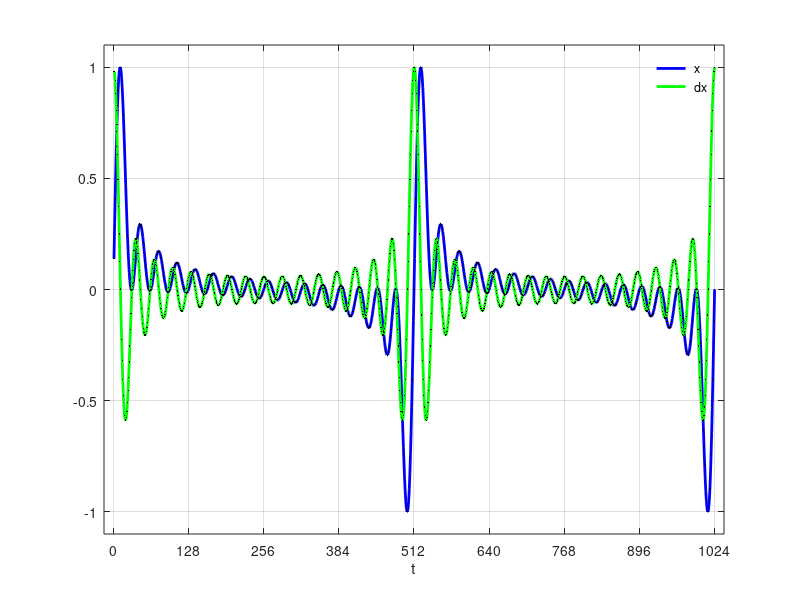

The MATLAB script that drew this image: (Note: this script raises an error after producing the figure.)
clear;
%t  = [0:1023]';
t = [1:1024]';
T = [2:2:32];
x = 0;

for i = 1:length(T)
    x = x + sin(2*pi*t/(t(end)/T(i)));
end
x = x/max(abs(x));
dx = diff(x);
dx = [dx(1);dx];
dx = dx/max(abs(dx));

figure(1);clf
    %plot(x,'marker','.','markersize',1,'markeredgecolor','k','linestyle','-','LineWidth',3);hold on;
    plot(x,'b','LineWidth',2);hold on;
    plot(dx,'g','LineWidth',2);
    %plot(x,'marker','.','markersize',1,'markeredgecolor','k','linestyle','-','LineWidth',3);hold on;
    legend(' x',' dx');
    plot(x,'k.','MarkerSize',3);
    plot(dx,'k.','MarkerSize',3)
    set(gca,'XTick',[0:128:1024]);
    grid on;
    axis([-16,1040 -1.1 1.1]);
    lh = legend(' x',' dx');
    xlabel('t');
    legend boxoff
    plotcmds('./figures/diff_filter_timeseries');

    
figure(2);clf
    [I,f] = periodogramraw(x,'fast');
    plot(f,I,'marker','.','markersize',20,'linestyle','-','linewidth',2);hold on;
    [dI,f] = periodogramraw(dx,'fast');
    plot(f,dI,'marker','.','markersize',20,'linestyle','-','linewidth',2,'color','g');
    xlabel('T');
    legend(' I of x',' I of dx','Location','NorthWest');
    set(gca,'XTick',[1/512,1/128,2/128,4/128,8/128,16/128]);
    xt = get(gca,'XTick');
    set(gca,'XTickLabel',1./xt);
    grid on;
    axis([0 0.04 0 8])
    plotcmds('./figures/diff_filter_periodogram');




    

